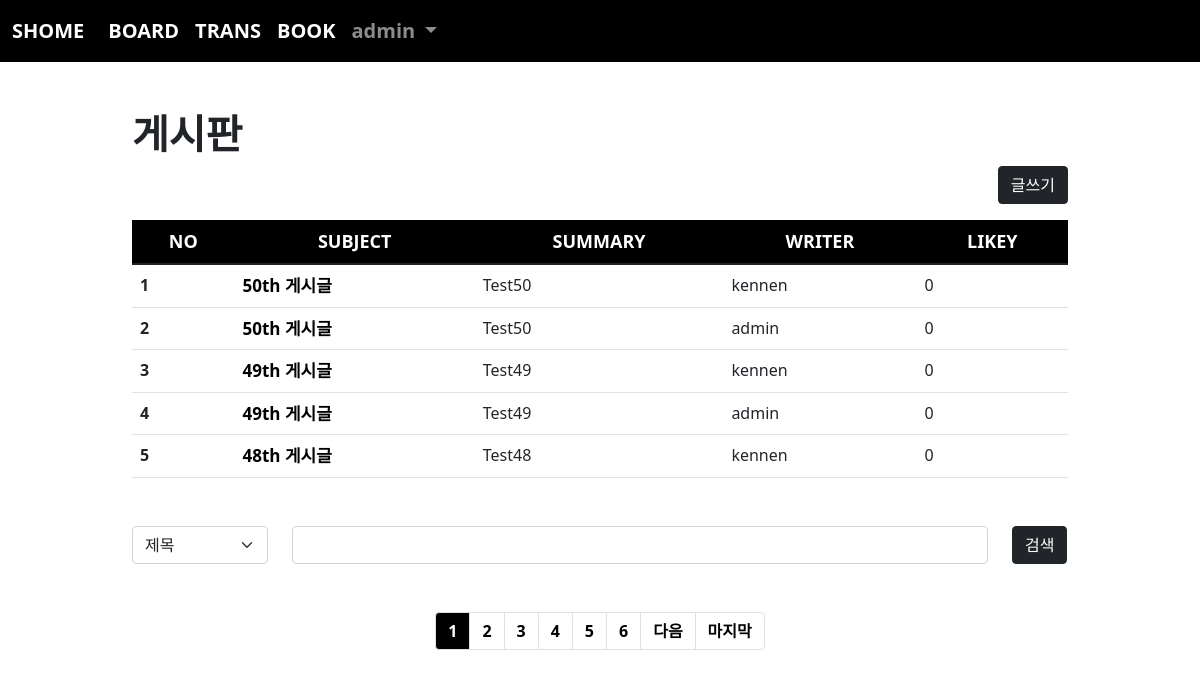
Page /board/index/ (signed in) on the committed database.
### acc/models.py (models this page shows, shortened)
class User(AbstractUser):
    comment = models.TextField()
    point = models.IntegerField(default=0)
    age = models.IntegerField(default=0)
    pic = models.ImageField(upload_to="user/%y/%m")

### board/models.py (models this page shows, shortened)
class Board(models.Model):
    subject = models.CharField(max_length=200)
    writer = models.ForeignKey(User, on_delete=models.CASCADE, related_name="writer")
    content = models.TextField()
    likey = models.ManyToManyField(User, blank=True, related_name="likey")
    pubdate = models.DateTimeField()
    def summary(self):
        if len(self.content) > 100:
            return f"{self.content[:100]}     ... "
        return self.content

### board/views.py (the view)
# urls.py: path('index/', views.index, name="index"),
def index(request):
    cate = request.GET.get("cate", "")
    kw = request.GET.get("kw", "")
    pg = request.GET.get("page", 1)
    if kw:
        if cate == "sub":
            b = Board.objects.filter(subject__contains=kw)
        elif cate == "wri":
            from acc.models import User
            try:
                u = User.objects.get(username=kw)
                b = Board.objects.filter(writer=u)
            except:
                b = Board.objects.none()
        else:
            b = Board.objects.filter(content__contains=kw)
    else:
        b = Board.objects.all()
    b=b.order_by('-pubdate') #정렬
    pag = Paginator(b, 5)
    obj = pag.get_page(pg)
    context = {
        "blist" : obj,
        "cate":cate,
        "kw":kw
    }
    return render(request, "board/index.html", context)

### template/board/index.html (shortened to what this page needs)
{% extends 'base.html' %}
{% block con %}
    <div class="container mt-5" style="width:80%">
        <h1><b>게시판</b></h1>
        <div class="text-end">
            <a href="{% url 'board:create' %}" class="btn btn-dark">글쓰기</a>
        </div>
        <table class="table mt-3 table-hover">
            <thead class="text-center" style="background-color: black; color:white; font-weight: bold; font-size: 18px;">
                <tr>
                    <th scope="col">NO</th>
                    <th scope="col">SUBJECT</th>
                    <th scope="col">SUMMARY</th>
                    <th scope="col">WRITER</th>
                    <th scope="col">LIKEY</th>
                </tr>
            </thead>
            <tbody>
                {% if blist %}
                    {% for i in blist %}
                        <tr>
                            <th scope="row">{{forloop.counter}}</th>
                            <td><a class="sub" href="{% url 'board:detail' i.id %}">{{ i.subject }}</a></td>
                            <td>{{ i.summary }}{% if i.reply_set.count %}<sup style="color:red"><b>reply : {{i.reply_set.count}}</b></sup>{% endif %}</td>
                            <td>{{ i.writer }}</td>
                            <td>{{ i.likey.count }}</td>
                        </tr>
                    {% endfor %}
                {% endif %}
            </tbody>
        </table>
        <form>
            <div class="row mt-5 mb-5">
                <div class="col-lg-2">
                    <select name="cate" class="form-select" aria-label="Default select example">
                        <option value="sub" {% if cate == 'sub' %}selected{% endif %}>제목</option>
                    </select>
                </div>
                <div class="col-lg-9">
                    <input type="text" name="kw" class="form-control" value="{{kw}}">
                </div>
                <div class="col-lg-1">
                    <button class="btn btn-dark">검색</button>
                </div>
            </div>
        </form>
        <nav aria-label="Page navigation example" class="mt-3">
            <ul class="pagination justify-content-center">
                {% for i in blist.paginator.page_range %}
                    {% if blist.number|add:5 >= i and blist.number|add:-5 <= i %}
                        <li class="page-item">
                            <a class="page-link {% if blist.number == i %} acpg {%else%} pg {%endif%}" href="{% url 'board:index' %}?page={{i}}&cate={{cate}}&kw={{kw}}">{{i}}</a>
                        </li>
                    {% endif %}
                {% endfor %}
                {% if blist.has_next %}
                    <li class="page-item">
                        <a class="page-link pg" href="{% url 'board:index' %}?page={{blist.next_page_number}}&cate={{cate}}&kw={{kw}}">다음</a>
                    </li>
                    <li class="page-item">
                        <a class="page-link pg" href="{% url 'board:index' %}?page={{blist.paginator.num_pages}}&cate={{cate}}&kw={{kw}}">마지막</a>
                    </li>
                {% endif %}
            </ul>
        </nav>
    </div>
{% endblock %}

### template/base.html (shortened to what this page needs)
<!doctype html>
<html lang="en">
    <head>
        <link href="https://cdn.jsdelivr.net/npm/bootstrap@5.1.3/dist/css/bootstrap.min.css" rel="stylesheet">
    </head>
    <body>
        {% if user.is_authenticated %}
            <nav class="navbar navbar-expand-lg navbar-dark" style="background-color: rgb(0, 0, 0); font-size: 20px; font-weight: bold;">
                <div class="container-fluid">
                    <a class="navbar-brand" href="{% url 'acc:index' %}">SHOME</a>
                    <div class="collapse navbar-collapse" id="navbarSupportedContent">
                        <ul class="navbar-nav me-auto mb-2 mb-lg-0">
                            <li class="nav-item">
                                <a class="nav-link active" aria-current="page" href="{% url 'board:index' %}">BOARD</a>
                            </li>
                            <li class="nav-item">
                                <a class="nav-link active" aria-current="page" href="{% url 'trans:index' %}">TRANS</a>
                            </li>
                            <li class="nav-item">
                                <a class="nav-link active" aria-current="page" href="{% url 'book:index' %}">BOOK</a>
                            </li>
                            <li class="nav-item dropdown">
                                <a class="nav-link dropdown-toggle" href="#" id="navbarDropdown" role="button" data-bs-toggle="dropdown" aria-expanded="false">
                                    {{ user.username }}
                                </a>
                            </li>
                        </ul>
                    </div>
                </div>
            </nav>
        {% endif %}
        {% if user.is_authenticated %}
            {% block con %}{% endblock %}
        {% endif %}
    </body>
</html>

### template/board/index.html (style rules this page uses)
a.sub { text-decoration: none; color:black; font-weight: bold; font-size: 17px; }
.pg { color : black; font-weight: bold; }
.acpg , .pg:hover { color: white; background-color: black; font-weight: bold; }

### rows in the picture
User: username "admin"
Board: subject "50th 게시글", summary "Test50", writer "kennen", likey.count "0"
Board: subject "50th 게시글", summary "Test50", writer "admin", likey.count "0"
Board: subject "49th 게시글", summary "Test49", writer "kennen", likey.count "0"
Board: subject "49th 게시글", summary "Test49", writer "admin", likey.count "0"
Board: subject "48th 게시글", summary "Test48", writer "kennen", likey.count "0"

### other values in the picture
{{ i }} "1" "2" "3" "4" "5" "6"
